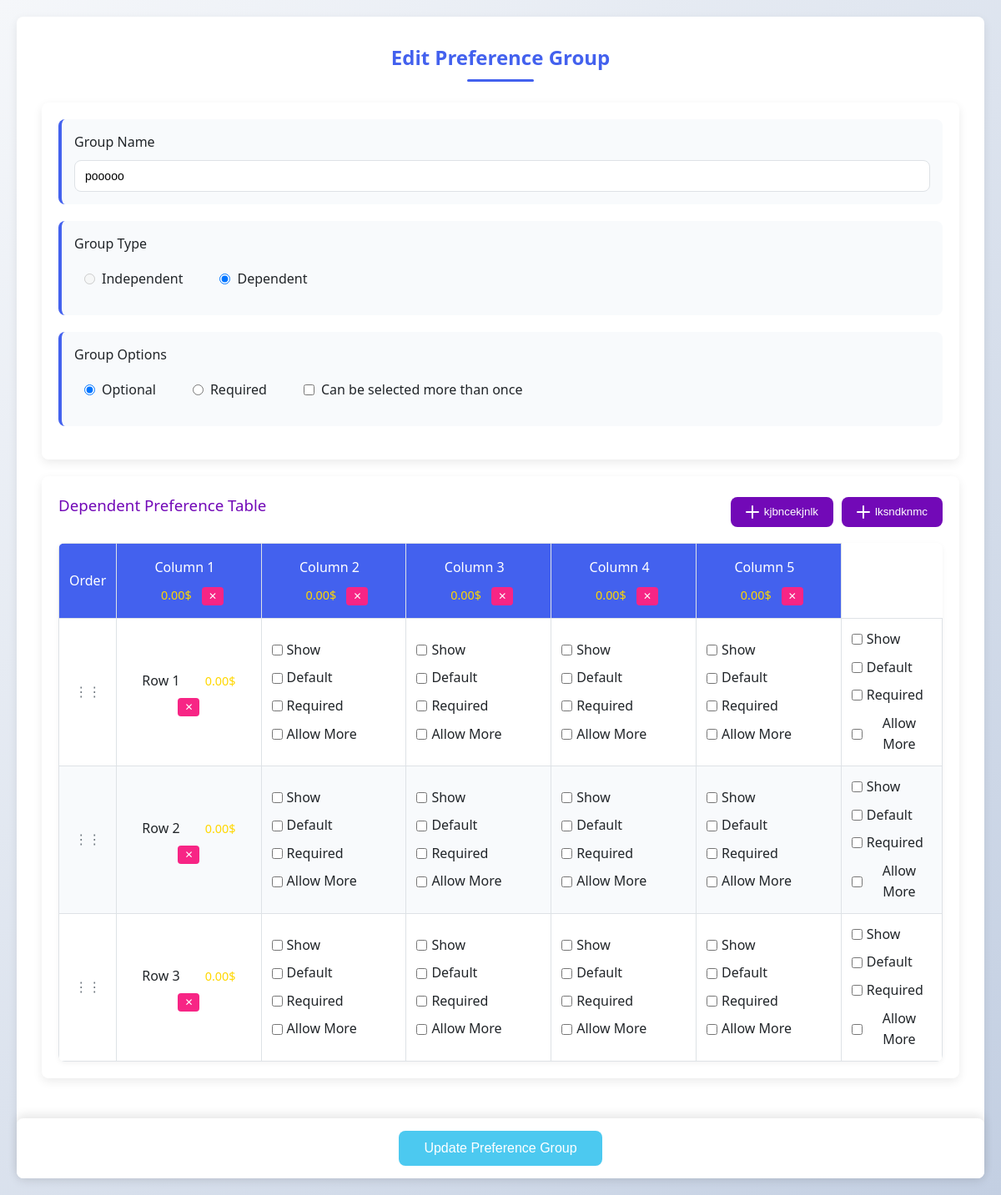
The app's page /groups/18/edit/ with its own data.
### restaurantApp/models.py (models this page shows, shortened)
class PreferenceGroup(models.Model):
    TYPE_CHOICES = [
        ("Independent", "Independent"),
        ("Dependent", "Dependent"),
    ]
    OPTION_CHOICES = [
        ("optional", "Optional"),
        ("required", "Required"),
        ("multiple", "Can be selected more than once"),
        ("N/A", "N/A"),
    ]
    PRICING_CHOICES = [
        ("No Charge", "No Charge"),
        ("Group Pricing", "Group Pricing"),
        ("Individual Pricing", "Individual Pricing"),
    ]
    name = models.CharField(max_length=100, unique=True)
    group_type = models.CharField(max_length=20, choices=TYPE_CHOICES, default="Independent")
    group_option = models.CharField(max_length=20, choices=OPTION_CHOICES, default="optional")
    min_pref = models.PositiveIntegerField(default=1, null=True, blank=True)
    max_pref = models.PositiveIntegerField(default=10, null=True, blank=True)
    pricing_method = models.CharField(max_length=30, choices=PRICING_CHOICES, default="No Charge")
    group_price = models.DecimalField(max_digits=8, decimal_places=2, default=0)
    multiple_selection_limit = models.BooleanField(default=False)
    parent_name = models.CharField(max_length=100, default="Add Column")
    child_name = models.CharField(max_length=100, default="Add Row")
    created_at = models.DateTimeField(auto_now_add=True)

class DependentColumn(models.Model):
    group = models.ForeignKey(PreferenceGroup, on_delete=models.CASCADE, related_name="columns")
    name = models.CharField(max_length=100)
    price = models.DecimalField(max_digits=8, decimal_places=2, default=0)
    order_index = models.PositiveIntegerField(default=0)
    class Meta:
        ordering = ['order_index']

class DependentIngredient(models.Model):
    group = models.ForeignKey(PreferenceGroup, on_delete=models.CASCADE, related_name="ingredients")
    name = models.CharField(max_length=100)
    price = models.DecimalField(max_digits=8, decimal_places=2, default=0)
    order_index = models.PositiveIntegerField(default=0)
    class Meta:
        ordering = ['order_index']

### restaurantApp/views.py (the view, shortened to what this page needs)
# urls.py: path('groups/<int:group_id>/edit/', views.preference_group_edit, name='group_edit'),
def preference_group_edit(request, group_id):
    group = get_object_or_404(PreferenceGroup, id=group_id)
    if request.method == "GET":
        context = {
            'group': group,
        }
        preferences = group.preferences.all().order_by('order_index')
        context['preferences'] = preferences
        ingredients = group.ingredients.all().order_by('order_index')
        columns = group.columns.all().order_by('order_index')
        ingredients_with_rules = ingredients.prefetch_related('rules__column')
        rules_matrix = []
        for ingredient in ingredients_with_rules:
            ingredient_data = {
                'ingredient_name': ingredient.name,
                'ingredient_id': ingredient.id,
                'ingredient_price': ingredient.price,
                'rules': []
            }
            for column in columns:
                rule = next((r for r in ingredient.rules.all() if r.column_id == column.id), None)
                ingredient_data['rules'].append({
                    'ingredient_id': ingredient.id,
                    'column_id': column.id,
                    'column_name': column.name,
                    'price': column.price,
                    'show': rule.show if rule else False,
                    'default': rule.default if rule else False,
                    'required': rule.required if rule else False,
                    'allow_more': rule.allow_more if rule else False,
                })
            rules_matrix.append(ingredient_data)
        context.update({
            'ingredients': ingredients,
            'columns': columns,
            'rules_matrix': rules_matrix,
        })
        return render(request, "edit_group.html", context)

### templates/edit_group.html (shortened to what this page needs)
<!DOCTYPE html>
<html lang="en">
<head>
</head>
<body>
  <div class="container" style="position: relative;">
    <h2>Edit Preference Group</h2>
    <form id="preferenceForm" method="POST">
      <div class="card">
        <div class="form-section">
          <label for="name">Group Name</label>
          <input type="text" id="name" name="name" placeholder="Enter group name" value="{{ group.name }}" required />
        </div>
        <div class="form-section">
          <label>Group Type</label>
          <div class="type-toggle">
            <label class="radio-option">
              <input type="radio" name="type" value="Independent" {% if group.group_type == "Independent" %}checked{% endif %} {% if group.group_type == "Dependent" %}disabled{% endif %}>
              <span>Independent</span>
            </label>
            <label class="radio-option">
              <input type="radio" name="type" value="Dependent" {% if group.group_type == "Dependent" %}checked{% endif %} {% if group.group_type == "Independent" %}disabled{% endif %}>
              <span>Dependent</span>
            </label>
          </div>
        </div>
        <div class="form-section">
          <label>Group Options</label>
          <div class="type-toggle">
            <label class="radio-option">
              <input type="radio" name="group_option" value="optional" {% if group.group_option == "optional" %}checked{% endif %}>
              <span>Optional</span>
            </label>
            <label class="radio-option">
              <input type="radio" name="group_option" value="required" {% if group.group_option == "required" %}checked{% endif %}>
              <span>Required</span>
            </label>
            <label class="radio-option">
              <input type="checkbox" name="multiple_selection" value="1" {% if group.multiple_selection_limit %}checked{% endif %}>
              <span>Can be selected more than once</span>
            </label>
          </div>
        </div>
      </div>
      <div id="dependent-section" {% if group.group_type == "Independent" %} class="hidden"{% endif %}>
        <div class="card">
          <div class="table-header">
            <h3>Dependent Preference Table</h3>
            <div class="table-controls">
              <button type="button" class="btn btn-secondary" id="addRowBtn">
                <svg width="16" height="16" viewBox="0 0 16 16" fill="currentColor">
                  <path d="M8 0a1 1 0 0 1 1 1v6h6a1 1 0 1 1 0 2H9v6a1 1 0 1 1-2 0V9H1a1 1 0 0 1 0-2h6V1a1 1 0 0 1 1-1z" />
                </svg>
                {% if group.child_name %}{{group.child_name}} {% else %} Add Row{% endif %}
              </button>
              <button type="button" class="btn btn-secondary" id="addColumnBtn">
                <svg width="16" height="16" viewBox="0 0 16 16" fill="currentColor">
                  <path d="M8 0a1 1 0 0 1 1 1v6h6a1 1 0 1 1 0 2H9v6a1 1 0 1 1-2 0V9H1a1 1 0 0 1 0-2h6V1a1 1 0 0 1 1-1z" />
                </svg>
                {% if group.parent_name %}{{group.parent_name}}{% else %}Add Column{% endif %}
              </button>
            </div>
          </div>
          <div class="table-container">
            <table id="dependentTable">
                <thead>
                    <tr>
                        <th style="width: 50px;">Order</th>
                        {% for column in columns %}
                        <th class="column-header" data-column-name="{{ column.name }}" data-column-price="{{ column.price }}">
                            <span class="name-display editable" data-field="column-name">{{ column.name }}</span>
                            <span class="price-display editable" data-field="column-price">{{ column.price }}$</span>
                            <button type="button" class="delete-btn" onclick="deleteColumn({{ forloop.counter0 }})">✕</button>
                        </th>
                        {% endfor %}
                    </tr>
                </thead>
                <tbody id="dependentTableBody">
                    {% for ingredient_data in rules_matrix %}
                    <tr class="draggable">
                        <td class="drag-handle">⋮⋮</td>
                        <td class="ingredient-cell" data-ingredient-name="{{ ingredient_data.ingredient_name }}" data-ingredient-price="{{ ingredient_data.ingredient_price }}">
                            <span class="name-display editable" data-field="ingredient-name">{{ ingredient_data.ingredient_name }}</span>
                            <span class="price-display editable" data-field="ingredient-price">{{ ingredient_data.ingredient_price }}$</span>
                            <button type="button" class="delete-btn" onclick="deleteRow(this)">✕</button>
                        </td>
                        {% for rule in ingredient_data.rules %}
                        <td>
                            <div class="checkbox-cell">
                                <label>
                                    <input type="checkbox"
                                          class="rule-checkbox"
                                          data-type="show"
                                          data-column="{{ forloop.counter0 }}"
                                          {% if rule.show %}checked{% endif %}>
                                    Show
                                </label>
                                <label>
                                    <input type="checkbox"
                                          class="rule-checkbox"
                                          data-type="default"
                                          data-column="{{ forloop.counter0 }}"
                                          {% if rule.default %}checked{% endif %}>
                                    Default
                                </label>
                                <label>
                                    <input type="checkbox"
                                          class="rule-checkbox"
                                          data-type="required"
                                          data-column="{{ forloop.counter0 }}"
                                          {% if rule.required %}checked{% endif %}>
                                    Required
                                </label>
                                <label>
                                    <input type="checkbox"
                                          class="rule-checkbox"
                                          data-type="allow_more"
                                          data-column="{{ forloop.counter0 }}"
                                          {% if rule.allow_more %}checked{% endif %}>
                                    Allow More
                                </label>
                            </div>
                        </td>
                        {% endfor %}
                    </tr>
                    {% endfor %}
                </tbody>
            </table>
          </div>
        </div>
      </div>
      <div class="save-container">
        <button type="submit" class="btn save-btn">Update Preference Group</button>
      </div>
    </form>
  </div>
</body>
</html>

### records on screen
PreferenceGroup: name "pooooo", group_type "☐ Independent", group_type "☑ Dependent", group_option "☑ Optional", group_option "☐ Required", child_name "kjbncekjnlk", parent_name "lksndknmc"
DependentColumn: name "Column 1", price "0.00"
DependentColumn: name "Column 2", price "0.00"
DependentColumn: name "Column 3", price "0.00"
DependentColumn: name "Column 4", price "0.00"
DependentColumn: name "Column 5", price "0.00"
DependentIngredient: ingredient_name "Row 1", ingredient_price "0.00"
DependentIngredient: ingredient_name "Row 2", ingredient_price "0.00"
DependentIngredient: ingredient_name "Row 3", ingredient_price "0.00"
